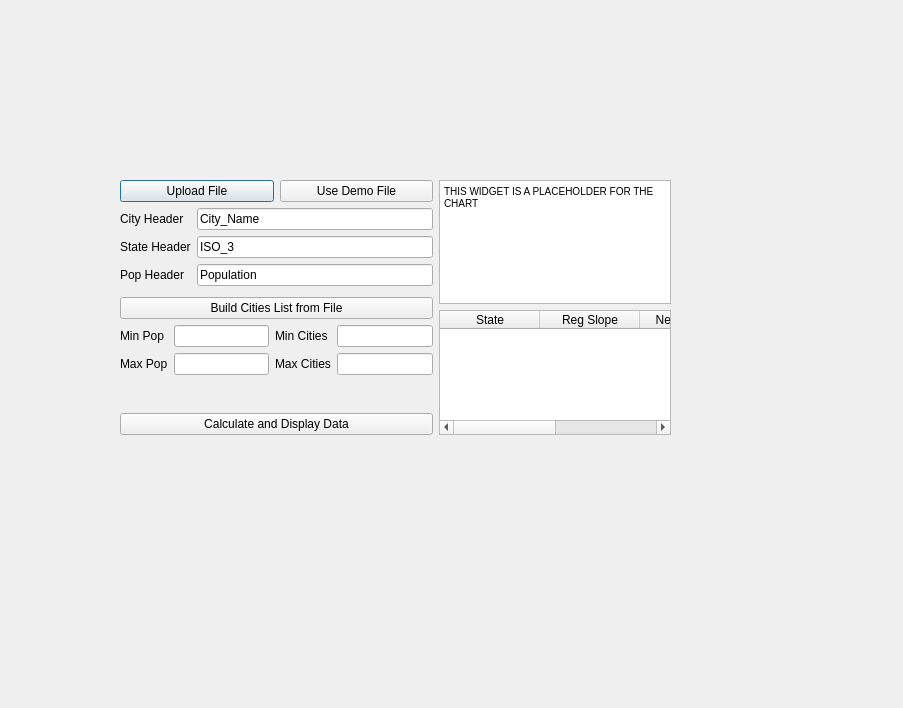
<?xml version="1.0" encoding="UTF-8"?>
<ui version="4.0">
 <class>Dialog</class>
 <widget class="QDialog" name="Dialog">
  <property name="geometry">
   <rect>
    <x>0</x>
    <y>0</y>
    <width>903</width>
    <height>708</height>
   </rect>
  </property>
  <property name="windowTitle">
   <string>Dialog</string>
  </property>
  <widget class="QWidget" name="horizontalLayoutWidget_2">
   <property name="geometry">
    <rect>
     <x>120</x>
     <y>180</y>
     <width>551</width>
     <height>255</height>
    </rect>
   </property>
   <layout class="QHBoxLayout" name="horizontalLayout_3" stretch="0,0">
    <item>
     <layout class="QVBoxLayout" name="verticalLayout">
      <item>
       <layout class="QHBoxLayout" name="horizontalLayout_4">
        <item>
         <widget class="QPushButton" name="pushButton_3">
          <property name="text">
           <string>Upload File</string>
          </property>
         </widget>
        </item>
        <item>
         <widget class="QPushButton" name="pushButton_4">
          <property name="text">
           <string>Use Demo File</string>
          </property>
         </widget>
        </item>
       </layout>
      </item>
      <item>
       <layout class="QFormLayout" name="formLayout">
        <item row="1" column="0">
         <widget class="QLabel" name="label">
          <property name="text">
           <string>State Header</string>
          </property>
         </widget>
        </item>
        <item row="1" column="1">
         <widget class="QLineEdit" name="lineEdit">
          <property name="text">
           <string>ISO_3</string>
          </property>
         </widget>
        </item>
        <item row="2" column="0">
         <widget class="QLabel" name="label_2">
          <property name="text">
           <string>Pop Header</string>
          </property>
         </widget>
        </item>
        <item row="2" column="1">
         <widget class="QLineEdit" name="lineEdit_2">
          <property name="text">
           <string>Population</string>
          </property>
         </widget>
        </item>
        <item row="0" column="0">
         <widget class="QLabel" name="label_11">
          <property name="text">
           <string>City Header</string>
          </property>
         </widget>
        </item>
        <item row="0" column="1">
         <widget class="QLineEdit" name="lineEdit_11">
          <property name="text">
           <string>City_Name</string>
          </property>
         </widget>
        </item>
       </layout>
      </item>
      <item>
       <widget class="QPushButton" name="pushButton_2">
        <property name="text">
         <string>Build Cities List from File</string>
        </property>
       </widget>
      </item>
      <item>
       <layout class="QHBoxLayout" name="horizontalLayout">
        <item>
         <layout class="QFormLayout" name="formLayout_3">
          <item row="0" column="0">
           <widget class="QLabel" name="label_3">
            <property name="text">
             <string>Min Pop</string>
            </property>
           </widget>
          </item>
          <item row="1" column="0">
           <widget class="QLabel" name="label_4">
            <property name="text">
             <string>Max Pop</string>
            </property>
           </widget>
          </item>
          <item row="1" column="1">
           <widget class="QLineEdit" name="lineEdit_4"/>
          </item>
          <item row="0" column="1">
           <widget class="QLineEdit" name="lineEdit_3"/>
          </item>
         </layout>
        </item>
        <item>
         <layout class="QFormLayout" name="formLayout_4">
          <item row="0" column="0">
           <widget class="QLabel" name="label_5">
            <property name="text">
             <string>Min Cities</string>
            </property>
           </widget>
          </item>
          <item row="0" column="1">
           <widget class="QLineEdit" name="lineEdit_5"/>
          </item>
          <item row="1" column="0">
           <widget class="QLabel" name="label_6">
            <property name="text">
             <string>Max Cities</string>
            </property>
           </widget>
          </item>
          <item row="1" column="1">
           <widget class="QLineEdit" name="lineEdit_6"/>
          </item>
         </layout>
        </item>
       </layout>
      </item>
      <item>
       <widget class="QPushButton" name="pushButton">
        <property name="text">
         <string>Calculate and Display Data</string>
        </property>
       </widget>
      </item>
     </layout>
    </item>
    <item>
     <layout class="QVBoxLayout" name="verticalLayout_2">
      <item>
       <widget class="QTextEdit" name="textEdit">
        <property name="html">
         <string>&lt;!DOCTYPE HTML PUBLIC &quot;-//W3C//DTD HTML 4.0//EN&quot; &quot;http://www.w3.org/TR/REC-html40/strict.dtd&quot;&gt;
&lt;html&gt;&lt;head&gt;&lt;meta name=&quot;qrichtext&quot; content=&quot;1&quot; /&gt;&lt;style type=&quot;text/css&quot;&gt;
p, li { white-space: pre-wrap; }
&lt;/style&gt;&lt;/head&gt;&lt;body style=&quot; font-family:'MS Shell Dlg 2'; font-size:7.8pt; font-weight:400; font-style:normal;&quot;&gt;
&lt;p style=&quot; margin-top:0px; margin-bottom:0px; margin-left:0px; margin-right:0px; -qt-block-indent:0; text-indent:0px;&quot;&gt;THIS WIDGET IS A PLACEHOLDER FOR THE CHART&lt;/p&gt;&lt;/body&gt;&lt;/html&gt;</string>
        </property>
       </widget>
      </item>
      <item>
       <widget class="QTableWidget" name="tableWidget">
        <column>
         <property name="text">
          <string>State</string>
         </property>
        </column>
        <column>
         <property name="text">
          <string>Reg Slope</string>
         </property>
        </column>
        <column>
         <property name="text">
          <string>New Column</string>
         </property>
        </column>
        <column>
         <property name="text">
          <string>R2</string>
         </property>
        </column>
       </widget>
      </item>
     </layout>
    </item>
   </layout>
  </widget>
 </widget>
 <resources/>
 <connections/>
</ui>
